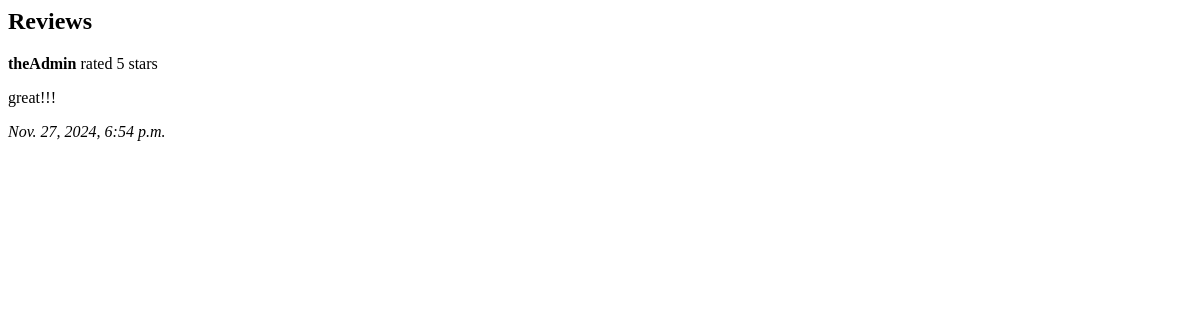
The page /reviews/ on the database as committed earlier.
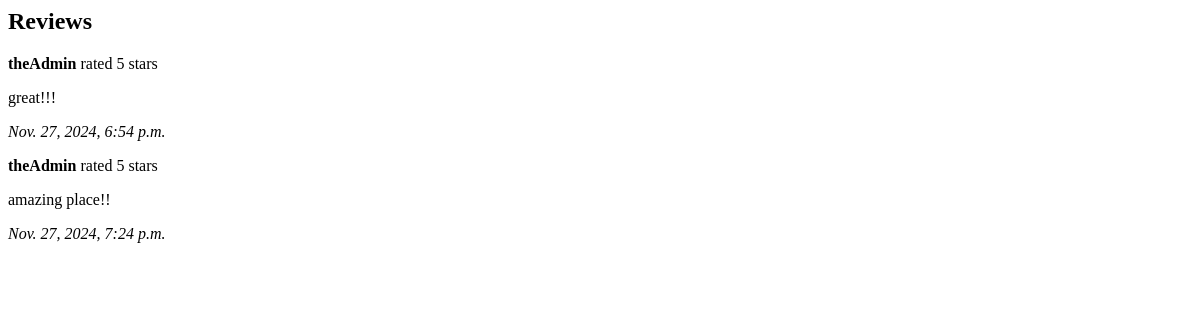
The same page on the database as committed later.
### savanna_grill/models.py (models this page shows, shortened)
class Review(models.Model):
    user = models.ForeignKey(User, on_delete=models.CASCADE)
    review = models.TextField()  # The review content
    rating = models.PositiveIntegerField()  # A numeric rating eg 1 to 5
    created_at = models.DateTimeField(auto_now_add=True)  # Timestamp of when the review was created

### savanna_grill/views.py (the view)
# urls.py: path('reviews/', views.view_reviews, name='reviews'),
def view_reviews(request):
    reviews = Review.objects.all()  # Fetch all reviews
    return render(request, 'view_reviews.html', {'reviews': reviews})

### templates/view_reviews.html
<h2>Reviews</h2>
{% for review in reviews %}
    <div>
        <p><strong>{{ review.user }}</strong> rated {{ review.rating }} stars</p>
        <p>{{ review.review }}</p>
        <p><em>{{ review.created_at }}</em></p>
    </div>
{% endfor %}

Rows that differ between the two databases and show on the page:
added Review: user "theAdmin", rating "5", review "amazing place!!", created_at "Nov. 27, 2024, 7:24 p.m."
